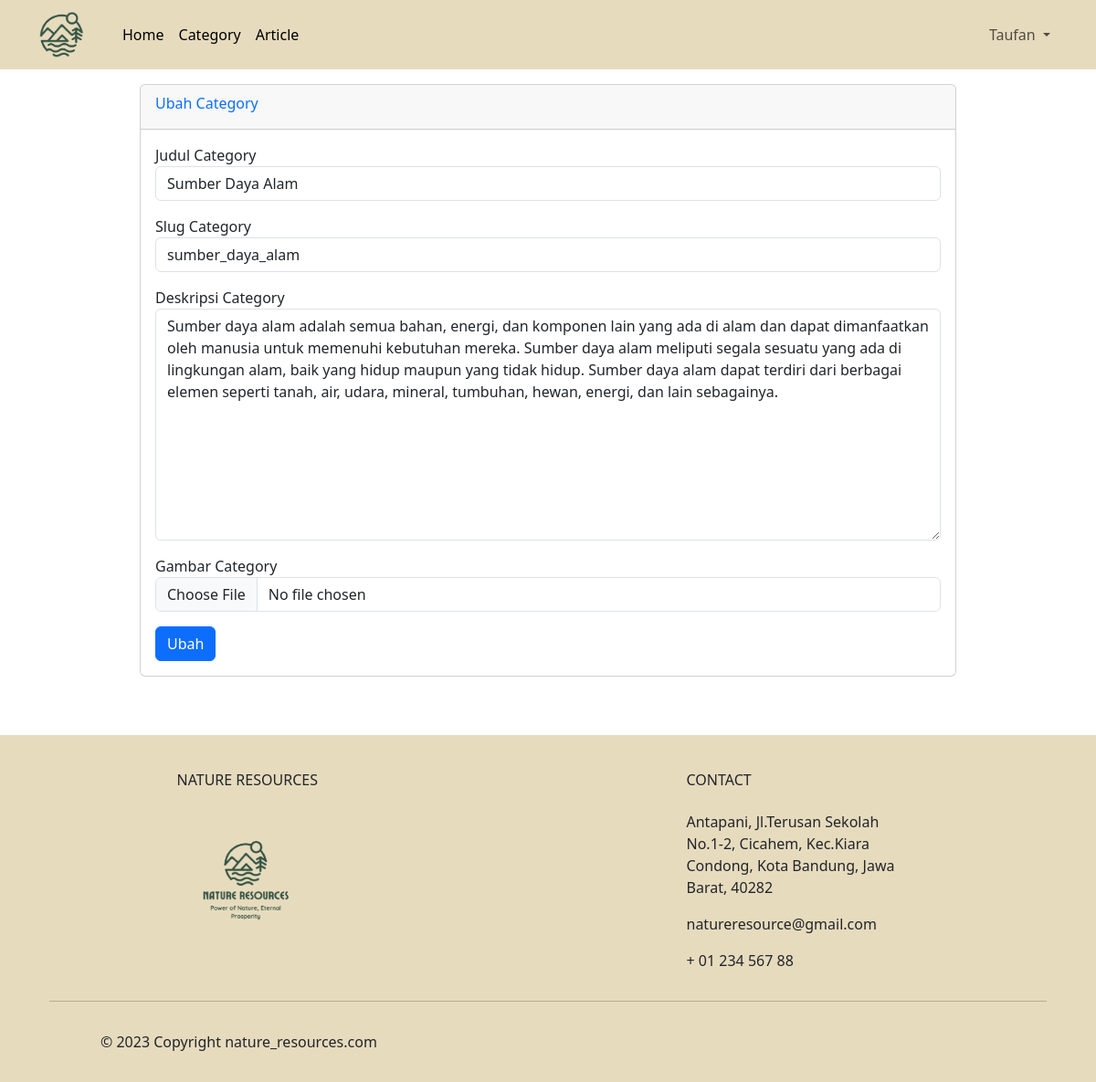
Screenshot of /halaman_admin/template_admin.php?halaman=edit_category&id=28 (signed in) with the database file from the repository.
### tables this page shows
CREATE TABLE `category` (
  `category_id` int(11) NOT NULL,
  `judul_category` varchar(255) NOT NULL,
  `slug_category` varchar(255) NOT NULL,
  `deskripsi_category` text NOT NULL,
  `gambar_category` varchar(255) NOT NULL
);

### halaman_admin/edit_category.php (the view, shortened to what this page needs)
<div class="col py-3">
    <div class="row justify-content-center">
        <div class="col-md-9">
            <div class="card">
                <div class="card-header">
                    <div class="card-title text-primary">Ubah Category</div>
                </div>
                <div class="card-body">
                    <?php
                        require '../koneksi.php';
                        $id = $_GET['id'];
                        $sql = mysqli_query($conn, "SELECT * FROM category WHERE category_id = '$id'");
                        $row = mysqli_fetch_assoc($sql);
                    ?>
                    <form action="#" method="post" enctype="multipart/form-data">
                        <div class="mb-3">
                            <label for="">Judul Category</label>
                            <input type="text" name="judul_category" class="form-control" placeholder="Tambahkan Judul Category" value="<?php echo $row['judul_category'] ?>" required>
                        </div>
                        <div class="mb-3">
                            <label for="">Slug Category</label>
                            <input type="text" name="slug_category" class="form-control" placeholder="Tambahkan Slug Category" value="<?php echo $row['slug_category'] ?>" required>
                        </div>
                        <div class="mb-3">
                            <label for="">Deskripsi Category</label>
                            <textarea name="deskripsi_category" cols="30" rows="10" placeholder="Tambahkan Deskripsi Category" class="form-control" required><?php echo $row['deskripsi_category'] ?></textarea>
                        </div>
                        <div class="mb-3">
                            <label for="">Gambar Category</label>
                            <input type="file" name="gambar_category" class="form-control" required>
                        </div>
                        <button type="submit" name="submit" class="btn btn-primary">Ubah</button>
                    </form>
                </div>
            </div>
        </div>
    </div>
</div>

### rows the page displays
category: judul_category "Sumber Daya Alam", slug_category "sumber_daya_alam", deskripsi_category "Sumber daya alam adalah semua bahan, energi, dan komponen lain yang ada di alam dan dapat dimanfaatkan oleh manusia untuk memenuhi kebutuhan mereka. Sumber daya alam meliputi segala sesuatu yang ada di lingkungan alam, baik yang hidup maupun yang tidak hidup. Sumber daya alam dapat terdiri dari berbagai elemen seperti tanah, air, udara, mineral, tumbuhan, hewan, energi, dan lain sebagainya."

### other values shown
$_SESSION['nama'] "Taufan"
